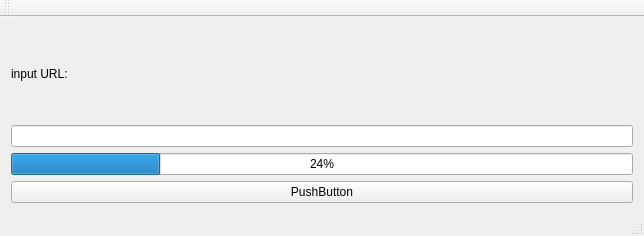
<?xml version="1.0" encoding="UTF-8"?>
<ui version="4.0">
 <class>MainWindow</class>
 <widget class="QMainWindow" name="MainWindow">
  <property name="geometry">
   <rect>
    <x>0</x>
    <y>0</y>
    <width>644</width>
    <height>236</height>
   </rect>
  </property>
  <property name="windowTitle">
   <string>MainWindow</string>
  </property>
  <widget class="QWidget" name="centralWidget">
   <layout class="QGridLayout" name="gridLayout_2">
    <item row="0" column="0">
     <layout class="QGridLayout" name="gridLayout">
      <item row="0" column="0">
       <widget class="QLabel" name="label">
        <property name="text">
         <string>input URL:</string>
        </property>
       </widget>
      </item>
      <item row="1" column="0">
       <layout class="QVBoxLayout" name="verticalLayout">
        <item>
         <widget class="QLineEdit" name="lineEdit"/>
        </item>
        <item>
         <widget class="QProgressBar" name="progressBar">
          <property name="value">
           <number>24</number>
          </property>
         </widget>
        </item>
       </layout>
      </item>
      <item row="2" column="0">
       <widget class="QPushButton" name="pushButton">
        <property name="text">
         <string>PushButton</string>
        </property>
       </widget>
      </item>
     </layout>
    </item>
   </layout>
  </widget>
  <widget class="QMenuBar" name="menuBar">
   <property name="geometry">
    <rect>
     <x>0</x>
     <y>0</y>
     <width>644</width>
     <height>27</height>
    </rect>
   </property>
  </widget>
  <widget class="QToolBar" name="mainToolBar">
   <attribute name="toolBarArea">
    <enum>TopToolBarArea</enum>
   </attribute>
   <attribute name="toolBarBreak">
    <bool>false</bool>
   </attribute>
  </widget>
  <widget class="QStatusBar" name="statusBar"/>
 </widget>
 <layoutdefault spacing="6" margin="11"/>
 <resources/>
 <connections/>
</ui>
